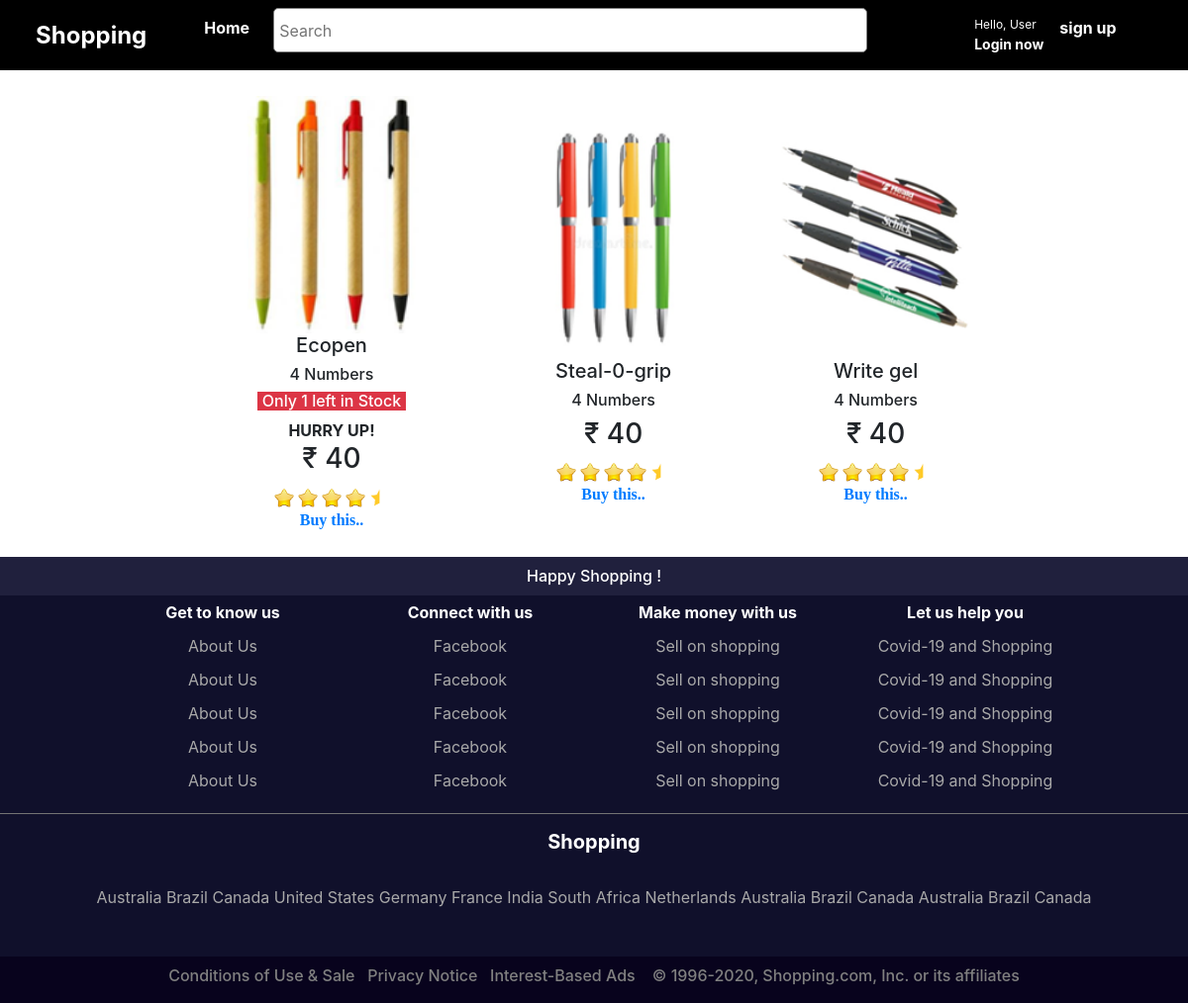
/pens, run on the app's committed database.
### bookings/models.py (models this page shows, shortened)
class Product(models.Model):
    name = models.CharField(max_length=100,default='')
    poster = models.ImageField(upload_to = 'movie_posters',blank=True)
    description = models.CharField(max_length=1000,default='')
    rating = models.FloatField(default=4.5)
    basic_price = models.IntegerField(default=100)
    offer = models.BooleanField(default=False)
    offer_description = models.CharField(max_length=2000,default='',blank=True)
    language_CHOICES = [
    ('Suitcase', 'Suitcase'),
    ('Straws', 'Straws'),
    ('Plates', 'Plates'),
      ('Pen', 'Pen'),
    ('Towel', 'Towel'),
    ('Brush', 'Brush'),
    ]
    column_CHOICES = [
    ('1', '1'),
    ('2', '2'),
    ('3', '3'),
    ]
    Type = models.CharField(choices = language_CHOICES,max_length=100, default='')
    column_number = models.CharField(choices = column_CHOICES,max_length=100, default='')

### bookings/views.py (the view)
# urls.py: path('pens',views.penHome.as_view(),name='pens'),
class penHome(ListView):
    template_name = 'pen.html'
    model = models.Product
    context_object_name = 'movie'
    queryset = models.Product.objects.order_by('-id').reverse()

### templates/pen.html (shortened to what this page needs)
{% extends 'base.html' %}
{% load static %}
{% block body_block %}
<div class="container" style="padding:20px;">
<center>
<table>
  <thead>
    {% for i in movie %}
    {% if i.Type == "Pen" %}
    <th>
      <img src="{{i.poster.url}}" alt="" style="height: 15em;">
    <br>
    <h5>{{i.name}}</h5>
    <h6 style="">{{i.description}}</h6>
    {% if i.offer %}
   <center> <h6 class="btn-danger" style="width:150px;">{{i.offer_description}}</h6></center>
    HURRY UP!
   {% endif %}
    <h3>₹ {{i.basic_price}}</h3>
    <img class="card-img-top" src="{% static 'images/star.ico' %}" style="width:20px;" alt="Card image cap">
    <img class="card-img-top" src="{% static 'images/star.ico' %}" style="width:20px;" alt="Card image cap">
    <img class="card-img-top" src="{% static 'images/star.ico' %}" style="width:20px;" alt="Card image cap">
    <img class="card-img-top" src="{% static 'images/star.ico' %}" style="width:20px;" alt="Card image cap">
    <img class="card-img-top" src="{% static 'images/halfstar.png' %}" style="width:20px;" alt="Card image cap">
    <br>
    <a href="{% url 'bookings:product_details' pk=i.pk%}" style="font-family: calibri;">Buy this..</a>
    </th>
    {% endif %}
    {% endfor %}
  </thead>
</table>
</center>
</div>
{% endblock %}

### templates/base.html (style rules this page uses)
body { background-color:rgb(235, 229, 229); }
td,th { padding:5px; width:250px; text-align: center; }

### templates/pen.html (style rules this page uses)
body { background-color: white; }

### data on the page
Product: poster (picture), name "Ecopen", description "4 Numbers", offer_description "Only 1 left in Stock", basic_price "40"
Product: poster (picture), name "Steal-0-grip", description "4 Numbers", basic_price "40"
Product: poster (picture), name "Write gel", description "4 Numbers", basic_price "40"
